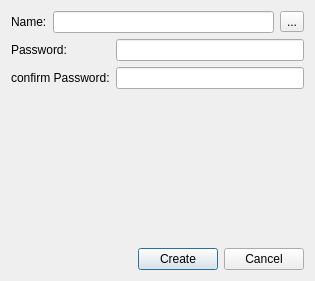
<?xml version="1.0" encoding="UTF-8"?>
<ui version="4.0">
 <class>NewFile</class>
 <widget class="QDialog" name="NewFile">
  <property name="geometry">
   <rect>
    <x>0</x>
    <y>0</y>
    <width>315</width>
    <height>281</height>
   </rect>
  </property>
  <property name="windowTitle">
   <string>Dialog</string>
  </property>
  <layout class="QVBoxLayout" name="verticalLayout">
   <item>
    <layout class="QHBoxLayout" name="horizontalLayout_3">
     <item>
      <widget class="QLabel" name="nameLabel">
       <property name="text">
        <string>Name:</string>
       </property>
      </widget>
     </item>
     <item>
      <widget class="QLineEdit" name="name"/>
     </item>
     <item>
      <widget class="QToolButton" name="fileDialogBtn">
       <property name="text">
        <string>...</string>
       </property>
      </widget>
     </item>
    </layout>
   </item>
   <item>
    <layout class="QFormLayout" name="formLayout">
     <item row="0" column="0">
      <widget class="QLabel" name="passLabel">
       <property name="text">
        <string>Password:</string>
       </property>
      </widget>
     </item>
     <item row="0" column="1">
      <widget class="QLineEdit" name="passwd">
       <property name="acceptDrops">
        <bool>false</bool>
       </property>
      </widget>
     </item>
     <item row="1" column="1">
      <widget class="QLineEdit" name="passwdConfirm"/>
     </item>
     <item row="1" column="0">
      <widget class="QLabel" name="passLabel_2">
       <property name="text">
        <string>confirm Password:</string>
       </property>
      </widget>
     </item>
    </layout>
   </item>
   <item>
    <layout class="QHBoxLayout" name="horizontalLayout">
     <item>
      <spacer name="horizontalSpacer">
       <property name="orientation">
        <enum>Qt::Horizontal</enum>
       </property>
       <property name="sizeHint" stdset="0">
        <size>
         <width>40</width>
         <height>20</height>
        </size>
       </property>
      </spacer>
     </item>
     <item>
      <widget class="QPushButton" name="okBtn">
       <property name="text">
        <string>Create</string>
       </property>
       <property name="iconSize">
        <size>
         <width>14</width>
         <height>24</height>
        </size>
       </property>
      </widget>
     </item>
     <item>
      <widget class="QPushButton" name="cancelBtn">
       <property name="text">
        <string>Cancel</string>
       </property>
      </widget>
     </item>
    </layout>
   </item>
  </layout>
 </widget>
 <resources/>
 <connections/>
</ui>
